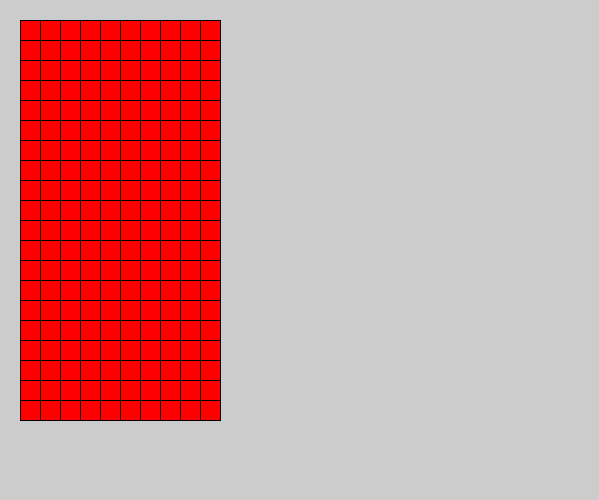
Frame 1 (no input)
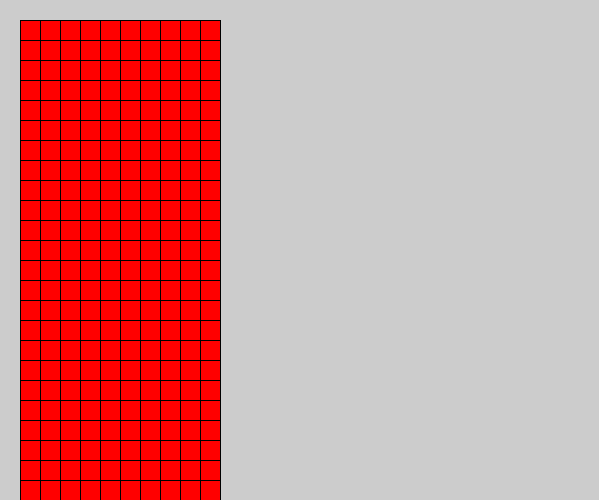
Frame 2 (the mouse pressed at the canvas centre, redrawn once)

The Processing sketch that drew these frames (run headless with seeded random() and noise(); the mouse was pressed at the canvas centre and the sketch redrawn once):

// Processing sketch: H09_Verdieping7
// ── H09_Verdieping7.pde
// Variabele x and y as
int yAs = 20;
int xAs = 20;

void setup() {
size(599, 500);
}


void draw() {
  muur();
}

void muur() {
for (int i = 0; i < 20; i++) {
  for (int j = 0; j < 10; j++) {   
      fill(255, 0,0);  
    rect(xAs, yAs, 20, 20);
    xAs += 20;
    
}  // elke keer wanneer er 10 op 1 rij is 1 rij naar beneden
    xAs = 20; 
   yAs += 20;
   noLoop();
   
}

}
